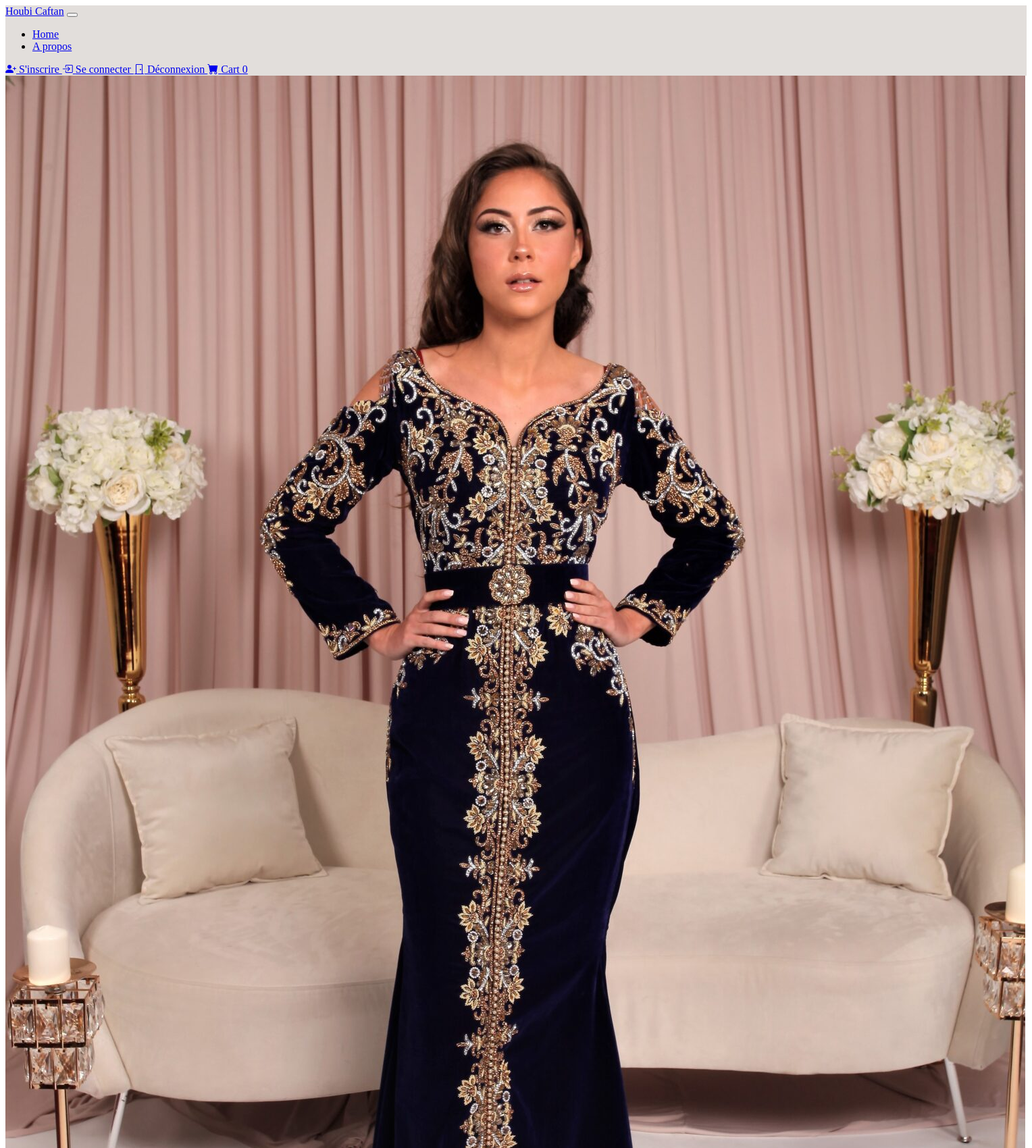
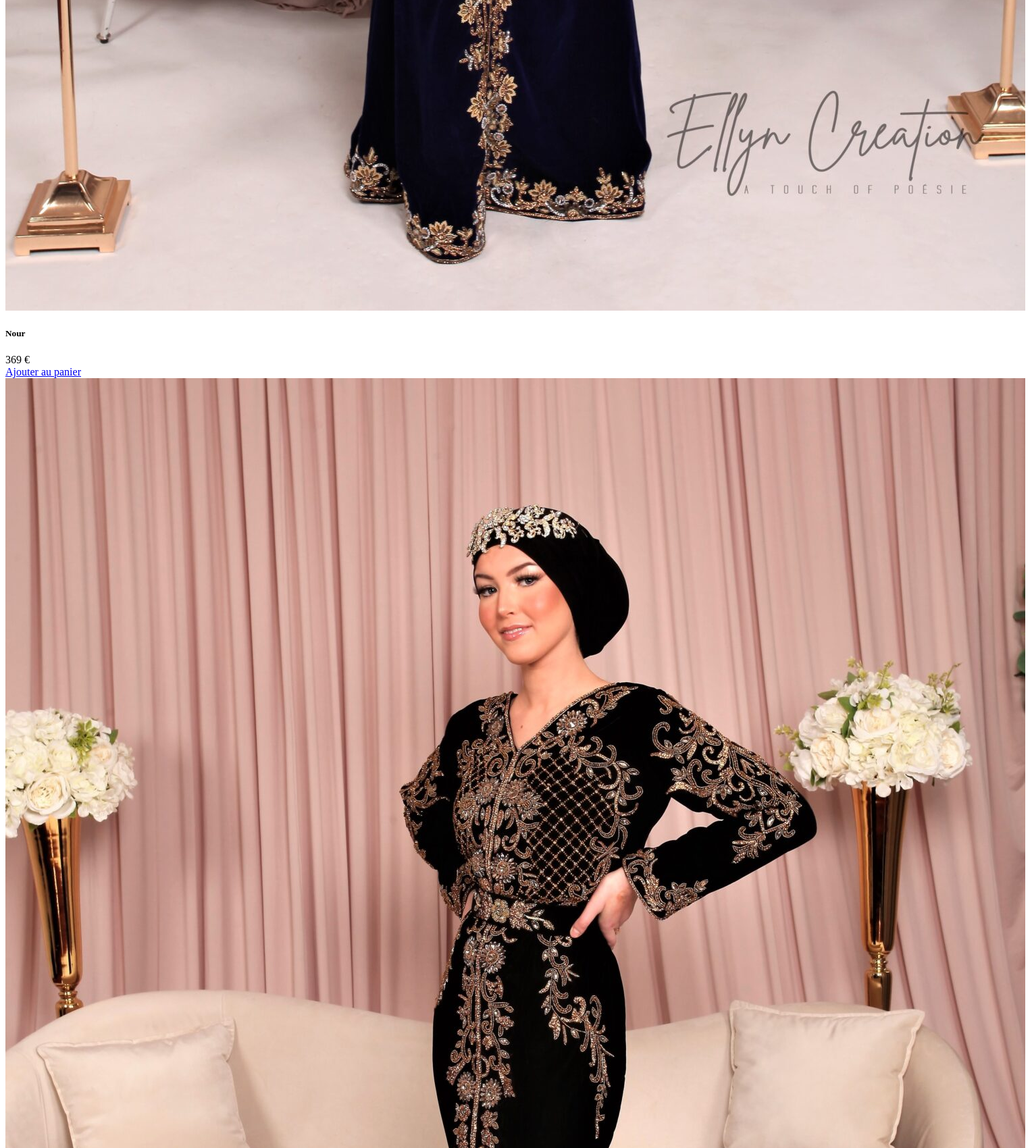
The page / (upper part) on the database its author committed (2 pictures, top to bottom).
### tables this page shows
CREATE TABLE IF NOT EXISTS `produit` (
  `id_produit` int(10) NOT NULL AUTO_INCREMENT,
  `title_produit` varchar(100) DEFAULT NULL,
  `description_produit` text DEFAULT NULL,
  `prix_produit` varchar(100) DEFAULT NULL,
  `image_produit` varchar(100) DEFAULT NULL,
  PRIMARY KEY (`id_produit`)
);

### inc/db-function.php (called while the page is built, shortened)
<?php
function connect(){
$servername   = "localhost:3307";
$username     = "root";
$password     = "";
$dbname       = "houbi_bdd";
$connexion    = new mysqli ($servername,$username,$password,$dbname);
     if($connexion){
        return $connexion;
    }else{
        die('Connexion impossible');
        }
}
function get_all_product(){
    $bdd = connect();
    $requete_sql = "SELECT * From produit";
     $result_sql  = $bdd->query($requete_sql);
     if($result_sql->num_rows >0){
        return $result_sql->fetch_all(MYSQLI_ASSOC);
     }
}
?>

### index.php (the view)
<?php require $_SERVER['DOCUMENT_ROOT'].'/HOUBI2/layouts/header.php'; ?>
<?php require $_SERVER['DOCUMENT_ROOT'].'/HOUBI2/inc/db-function.php'; ?>
<section class="py-5">
    <div class="container px-4 px-lg-5 mt-5">
        <div class="row gx-4 gx-lg-5 row-cols-2 row-cols-md-3 row-cols-xl-4 justify-content-center">
            <?php $produits = get_all_product();
            foreach($produits as $produit)
            {?>
                <div class="col mb-5">
                    <div class="card h-100 d-flex flex-column">
                        <div class="image-wrapper">
                            <img class="card-img-top" src="assets/img/<?php echo $produit["image_produit"]?>" alt="..." />
                        </div>
                        <div class="card-body p-4 d-flex flex-grow-1">
                            <div class="text-center w-100">
                                <h5 class="fw-bolder"><?php echo $produit["title_produit"]?> </h5>
                                <?php echo $produit["prix_produit"]?> €
                            </div>
                        </div>
                        <div class="card-footer p-4 pt-0 border-top-0 bg-transparent">
                            <div class="text-center"><a class="btn btn-outline-dark mt-auto"
                            href="cart.php?action=add&id=<?php echo $produit["id_produit"] ?>">Ajouter au panier</a></div>
                        </div>
                    </div>
                </div>
            <?php }  ?>
        </div>
    </div>
</section>
<?php require $_SERVER['DOCUMENT_ROOT'].'/HOUBI2/layouts/footer.php'; ?>

### assets/css/style.css (style rules this page uses)
html { position: relative; min-height: 100%; }

### rows shown on the page
produit: image_produit (picture), title_produit "Nour", prix_produit "369"
produit: image_produit (picture)
